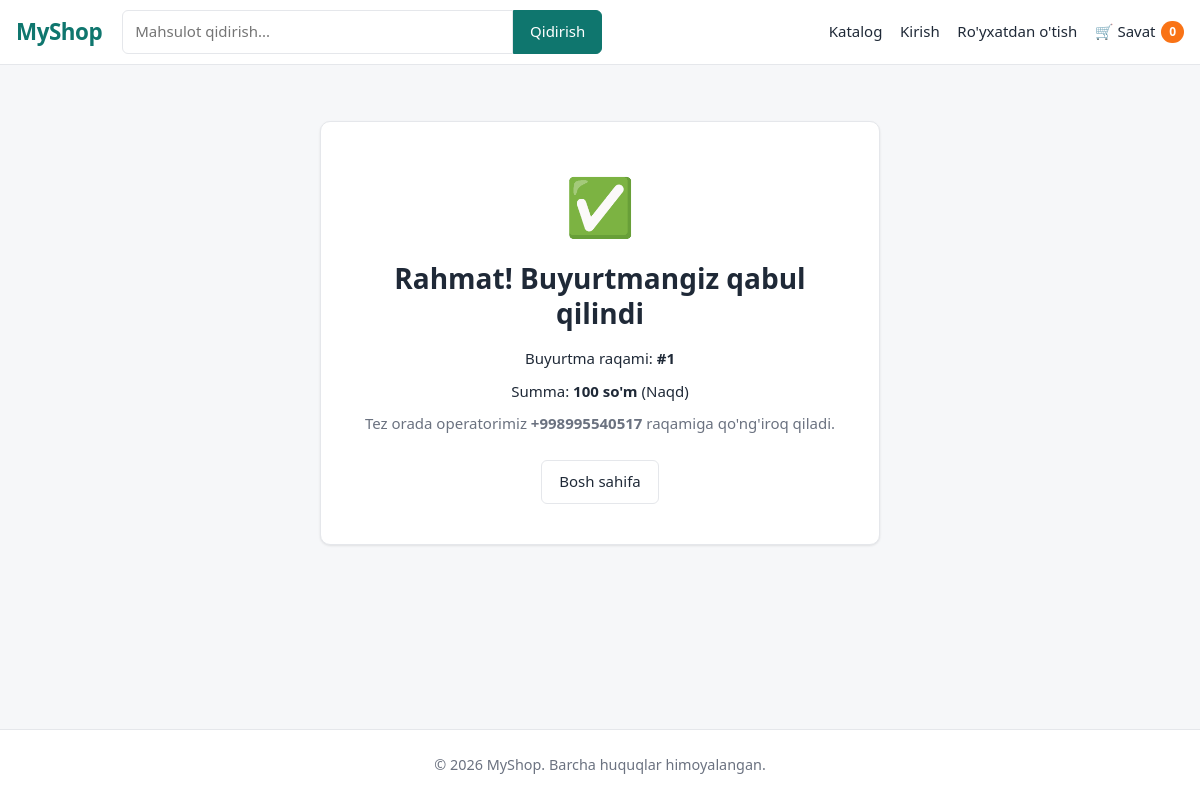
/order/1/success/, run on the app's committed database.
### marketapp/models.py (models this page shows, shortened)
class Order(models.Model):
    STATUS_CHOICES = [
        ('new', 'Yangi'),
        ('paid', "To'langan"),
        ('shipping', 'Yetkazilmoqda'),
        ('delivered', 'Yetkazildi'),
        ('canceled', 'Bekor qilindi'),
    ]
    PAYMENT_CHOICES = [
        ('cash', 'Naqd'),
        ('click', 'Click'),
        ('payme', 'Payme'),
    ]
    user = models.ForeignKey(User, on_delete=models.SET_NULL, null=True, blank=True, related_name='orders')
    full_name = models.CharField("F.I.Sh", max_length=150)
    phone = models.CharField("Telefon", max_length=13)
    address = models.TextField("Manzil")
    comment = models.TextField("Izoh", blank=True)
    total_price = models.DecimalField(max_digits=12, decimal_places=2, default=0)
    status = models.CharField(max_length=20, choices=STATUS_CHOICES, default='new')
    payment_method = models.CharField(max_length=20, choices=PAYMENT_CHOICES, default='cash')
    is_paid = models.BooleanField(default=False)
    created_at = models.DateTimeField(auto_now_add=True)
    class Meta:
        ordering = ['-created_at']

### marketapp/views.py (the view)
# urls.py: path('order/<int:order_id>/success/', views.order_success, name='order_success'),
def order_success(request, order_id):
    order = get_object_or_404(Order, id=order_id)
    return render(request, 'shop/order_success.html', {'order': order})

### marketapp/views.py (called while the page is built)
def cart_count(request):
    return {'cart_count': len(Cart(request))}

    def __len__(self):
        return sum(self.cart.values())

### marketapp/templates/shop/order_success.html (shortened to what this page needs)
{% extends 'shop/base.html' %}
{% load humanize %}
{% block content %}
<div class="success card">
  <div class="success__icon">✅</div>
  <h1>Rahmat! Buyurtmangiz qabul qilindi</h1>
  <p>Buyurtma raqami: <b>#{{ order.id }}</b></p>
  <p>Summa: <b>{{ order.total_price|floatformat:0|intcomma }} so'm</b> ({{ order.get_payment_method_display }})</p>
  <p class="muted">Tez orada operatorimiz <b>{{ order.phone }}</b> raqamiga qo'ng'iroq qiladi.</p>
  <div class="row center">
    <a href="{% url 'home' %}" class="btn">Bosh sahifa</a>
  </div>
</div>
{% endblock %}

### marketapp/static/includes/components.css (style rules this page uses)
:root { --primary: #0f766e; --primary-dark: #0b5d57; --primary-light: #e6f4f2; --accent: #f97316; --danger: #dc2626; --danger-light: #fdecec; --warning: #d97706; --warning-light: #fef3e2; --success: #16a34a; --success-light: #e8f7ee; --info: #2563eb; --info-light: #e8effd; --text: #1f2937; --text-muted: #6b7280; --border: #e5e7eb; --bg: #f6f7f9; --white: #ffffff; --radius: 10px; --radius-sm: 6px; --shadow: 0 1px 3px rgba(0, 0, 0, .06), 0 1px 2px rgba(0, 0, 0, .04); --shadow-lg: 0 10px 25px rgba(0, 0, 0, .08); --container: 1200px; --font: system-ui, -apple-system, "Segoe UI", Roboto, Arial, sans-serif; }
*, *::before, *::after { box-sizing: border-box; margin: 0; padding: 0; }
body { font-family: var(--font); font-size: 15px; line-height: 1.55; color: var(--text); background: var(--bg); }
a { color: var(--primary); text-decoration: none; }
h1 { font-size: 1.75rem; line-height: 1.25; margin-bottom: 1rem; }
.muted { color: var(--text-muted); }
.center { text-align: center; justify-content: center; }
.row { display: flex; gap: .75rem; align-items: center; flex-wrap: wrap; }
.btn { display: inline-flex; align-items: center; justify-content: center; gap: .4rem; padding: .6rem 1.1rem; font: inherit; font-weight: 500; color: var(--text); background: var(--white); border: 1px solid var(--border); border-radius: var(--radius-sm); cursor: pointer; transition: background .15s, border-color .15s, color .15s; white-space: nowrap; }
.card { background: var(--white); border: 1px solid var(--border); border-radius: var(--radius); padding: 1.25rem; box-shadow: var(--shadow); margin-bottom: 1.25rem; }

### marketapp/static/shop/style.css (style rules this page uses)
body { display: flex; flex-direction: column; min-height: 100vh; }
.success, .payment { max-width: 560px; margin: 2rem auto; padding: 2.5rem 2rem; text-align: center; }
.success__icon { font-size: 3.5rem; margin-bottom: .75rem; }
.success p, .payment p { margin-bottom: .6rem; }
.success .row { margin-top: 1.5rem; }

### data on the page
Order: id "1", total_price "100", payment_method "Naqd", phone "+998995540517"

### other printed values
{{ cart_count|default:0 }} "0"
